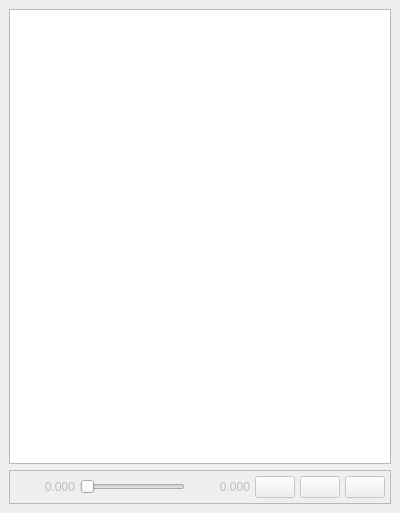
<?xml version="1.0" encoding="UTF-8"?>
<ui version="4.0">
 <class>TrajectoryWidget</class>
 <widget class="QDockWidget" name="TrajectoryWidget">
  <property name="geometry">
   <rect>
    <x>0</x>
    <y>0</y>
    <width>400</width>
    <height>513</height>
   </rect>
  </property>
  <property name="windowTitle">
   <string>DockWidget</string>
  </property>
  <widget class="QWidget" name="dockWidgetContents">
   <layout class="QVBoxLayout" name="verticalLayout">
    <item>
     <widget class="QTreeView" name="trajectoryTreeView">
      <property name="selectionMode">
       <enum>QAbstractItemView::SingleSelection</enum>
      </property>
      <property name="rootIsDecorated">
       <bool>true</bool>
      </property>
      <property name="headerHidden">
       <bool>true</bool>
      </property>
      <attribute name="headerVisible">
       <bool>false</bool>
      </attribute>
     </widget>
    </item>
    <item>
     <widget class="QFrame" name="trajectoryPlayerFrame">
      <property name="enabled">
       <bool>false</bool>
      </property>
      <property name="frameShape">
       <enum>QFrame::StyledPanel</enum>
      </property>
      <property name="frameShadow">
       <enum>QFrame::Raised</enum>
      </property>
      <layout class="QHBoxLayout" name="horizontalLayout">
       <property name="spacing">
        <number>5</number>
       </property>
       <property name="leftMargin">
        <number>5</number>
       </property>
       <property name="topMargin">
        <number>5</number>
       </property>
       <property name="rightMargin">
        <number>5</number>
       </property>
       <property name="bottomMargin">
        <number>5</number>
       </property>
       <item>
        <widget class="QLabel" name="trajectoryCurrentDurationLabel">
         <property name="minimumSize">
          <size>
           <width>60</width>
           <height>0</height>
          </size>
         </property>
         <property name="text">
          <string>0.000</string>
         </property>
         <property name="alignment">
          <set>Qt::AlignRight|Qt::AlignTrailing|Qt::AlignVCenter</set>
         </property>
        </widget>
       </item>
       <item>
        <widget class="QSlider" name="trajectorySlider">
         <property name="styleSheet">
          <string notr="true"/>
         </property>
         <property name="orientation">
          <enum>Qt::Horizontal</enum>
         </property>
        </widget>
       </item>
       <item>
        <widget class="QLabel" name="trajectoryDurationLabel">
         <property name="minimumSize">
          <size>
           <width>60</width>
           <height>0</height>
          </size>
         </property>
         <property name="text">
          <string>0.000</string>
         </property>
         <property name="alignment">
          <set>Qt::AlignRight|Qt::AlignTrailing|Qt::AlignVCenter</set>
         </property>
        </widget>
       </item>
       <item>
        <widget class="QPushButton" name="trajectoryPlayButton">
         <property name="cursor">
          <cursorShape>ArrowCursor</cursorShape>
         </property>
         <property name="toolTip">
          <string>Play Trajectory</string>
         </property>
         <property name="text">
          <string/>
         </property>
         <property name="icon">
          <iconset theme="media-playback-start">
           <normaloff>.</normaloff>.</iconset>
         </property>
        </widget>
       </item>
       <item>
        <widget class="QPushButton" name="trajectoryPauseButton">
         <property name="toolTip">
          <string>Pause Trajectory</string>
         </property>
         <property name="text">
          <string/>
         </property>
         <property name="icon">
          <iconset theme="media-playback-pause">
           <normaloff>.</normaloff>.</iconset>
         </property>
        </widget>
       </item>
       <item>
        <widget class="QPushButton" name="trajectoryPlotButton">
         <property name="toolTip">
          <string>Plot Trajectory</string>
         </property>
         <property name="text">
          <string/>
         </property>
         <property name="icon">
          <iconset theme=":/tesseract_gui/chart.png"/>
         </property>
        </widget>
       </item>
      </layout>
     </widget>
    </item>
   </layout>
  </widget>
 </widget>
 <resources/>
 <connections/>
</ui>
